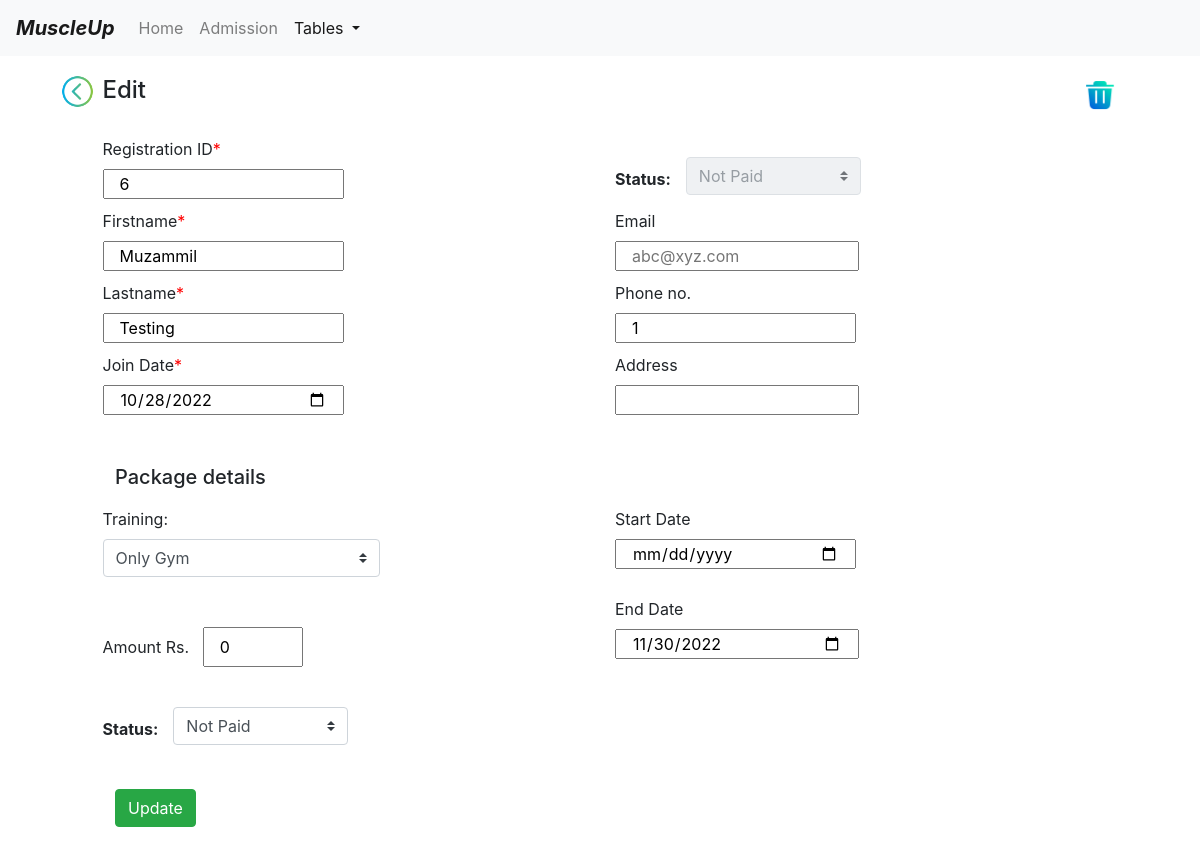
Page /editExpiry/6/ (signed in) on the earlier database version.
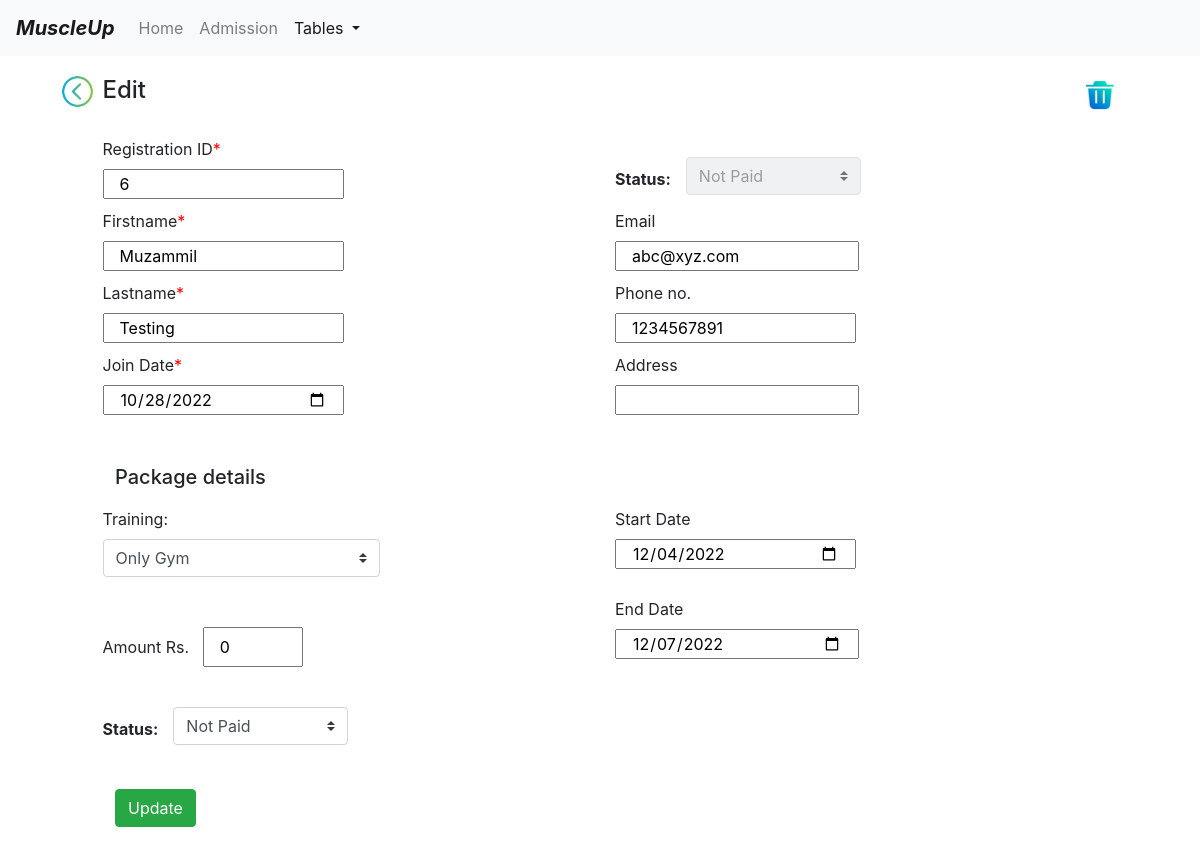
Same page on the later database version.
### model.py (models this page shows)
class Members(db.Model):
    id = db.Column(db.Integer, primary_key=True)
    firstname = db.Column(db.String(30))
    lastname = db.Column(db.String(30))
    phoneno = db.Column(db.Integer)
    email = db.Column(db.String(30))
    joindate = db.Column(db.String(11))
    startdate = db.Column(db.String(11))
    enddate = db.Column(db.String(11))
    address = db.Column(db.String(100))
    status = db.Column(db.String(10))
    training = db.Column(db.String(10))
    amount = db.Column(db.Integer)

### app.py (the view, shortened to what this page needs)
@app.route("/editExpiry/<int:id>/", methods=['GET', 'POST'])
def edit_expiry(id):
    try:
        if "username" not in session:
            flash("Please log in first")
            return render_template("login.html")
        entry = Members.query.filter_by(id=id).first()
        return render_template("update.html", entry=entry, path="editExpiry", back="expiryTable")
    except:
        return make_response("Something went wrong. Call Developer!")

### templates/update.html (shortened to what the changed rows need)
<!DOCTYPE html>
<html lang="en">
<head>
    <link href="https://cdn.jsdelivr.net/npm/bootstrap@4.0.0/dist/css/bootstrap.min.css"
 rel="stylesheet">
</head>
<body>
<form action="/{{path}}/{{entry.id}}" method="POST">
    <div class="Container" style="margin-top: 20px">
        <div class="form row">
            <div class="col-5">
                <label>Registration ID</label><label style="color:red;">*</label> <br>
                <input class="col-6" name="id" type="number" value="{{entry.id}}" required readonly>
            </div>
            <div class="col-2" style="margin-top:20px;">
                <select class="custom-select custom-select" disabled>
                    <option name="notpaid" selected value="notPaid">{{entry.status}}</option>
                </select>
            </div>
        </div>
        <div class="form row" style="margin-top: 10px">
            <div class="col-5">
                <label>Firstname</label><label style="color:red;">*</label> <br>
                <input class="col-6" name="firstname" placeholder="firstname" type="text" value="{{entry.firstname}}" required>
            </div>
            <div class="col-6">
                <label>Email</label>
                <br><input class="col-5" name="email" placeholder="abc@xyz.com" type="email" value="{{entry.email}}">
            </div>
        </div>
        <div class="form row" style="margin-top: 10px">
            <div class="col-5">
                <label>Lastname</label><label style="color:red;">*</label> <br>
                <input class="col-6" name="lastname" placeholder="lastname" type="text" value="{{entry.lastname}}" required>
            </div>
            <div class="col-5">
                <label>Phone no.</label> <br>
                <input class="col-6" name="phoneno" type="tel" pattern="[0-9]{10}" value="{{entry.phoneno}}">
            </div>
        </div>
        <div class="form row" style="margin-top: 10px;">
            <div class="col-5">
                <label>Join Date</label><label style="color:red;">*</label> <br>
                <input class="col-6" name="joindate" type="date" value="{{entry.joindate}}" required>
            </div>
        </div>
        <div class="form row" style="margin-top: 10px">
            <div class="col-3" style="margin-top: 0px">
                <label>Training:</label>
                <select class="custom-select custom-select" name="training" id="training">
                    {% if entry.training == "Only Gym" %}
                    <option value="Only Gym" selected>Only Gym</option>
                    {% elif entry.training == "Only Cardio" %}
                    <option>None</option>
                    <option value="Only Gym">Only Gym</option>
                    <option value="Only Cardio" selected>Only Cardio</option>
                    <option value="Gym+Cardio">Gym+Cardio</option>
                    {% elif entry.training == "Gym+Cardio" %}
                    <option>None</option>
                    <option value="Only Gym">Only Gym</option>
                    <option value="Only Cardio">Only Cardio</option>
                    <option value="Gym+Cardio" selected>Gym+Cardio</option>
                    {% else %}
                    <option selected >Select Training</option>
                    <option value="Only Gym">Only Gym</option>
                    <option value="Only Cardio">Only Cardio</option>
                    <option value="Gym+Cardio">Gym+Cardio</option>
                    {% endif %}
                </select>
            </div>
            <div class="col-5">
                <label>Start Date</label> <br>
                <input class="col-6" name="startdate" type="date" value="{{entry.startdate}}">
            </div>
        </div>
        <div class="form row" style="margin-top: 20px">
            <div class="col-5" style="margin-top:30px;">
                <label>Amount Rs.</label> &nbsp
                <input class="col-6" type="number" name="amount" id="amount" style="height:40px;width:100px;" value="{{entry.amount}}">
            </div>
            <div class="col-6">
                <label>End Date</label>
                <br><input class="col-5" name="enddate" type="date" value="{{entry.enddate}}">
            </div>
        </div>
        <div class="form row" style="margin-top: 20px">
            <div class="col-2" style="margin-top:20px;">
                <select class="custom-select custom-select" name="status" >
                   {% if entry.status == "Paid" %}
                    <option selected value="Paid">Paid</option>
                    <option  value="Not Paid">Not Paid</option>
                    {% elif entry.status == "Not Paid" %}
                    <option selected value="Not Paid">Not Paid</option>
                    {% else %}
                    <option  value="Paid">Paid</option>
                    <option selected value="Not Paid">Not Paid</option>
                    {% endif %}
                </select>
            </div>
        </div>
    </div>
    <br><br>
</form>
</body>
</html>

Differences in the rows shown:
changed Members "Not Paid": email (not shown) → "abc@xyz.com"; phoneno "1" → "1234567891"; startdate (not shown) → "12/04/2022"; enddate "11/30/2022" → "12/07/2022"
